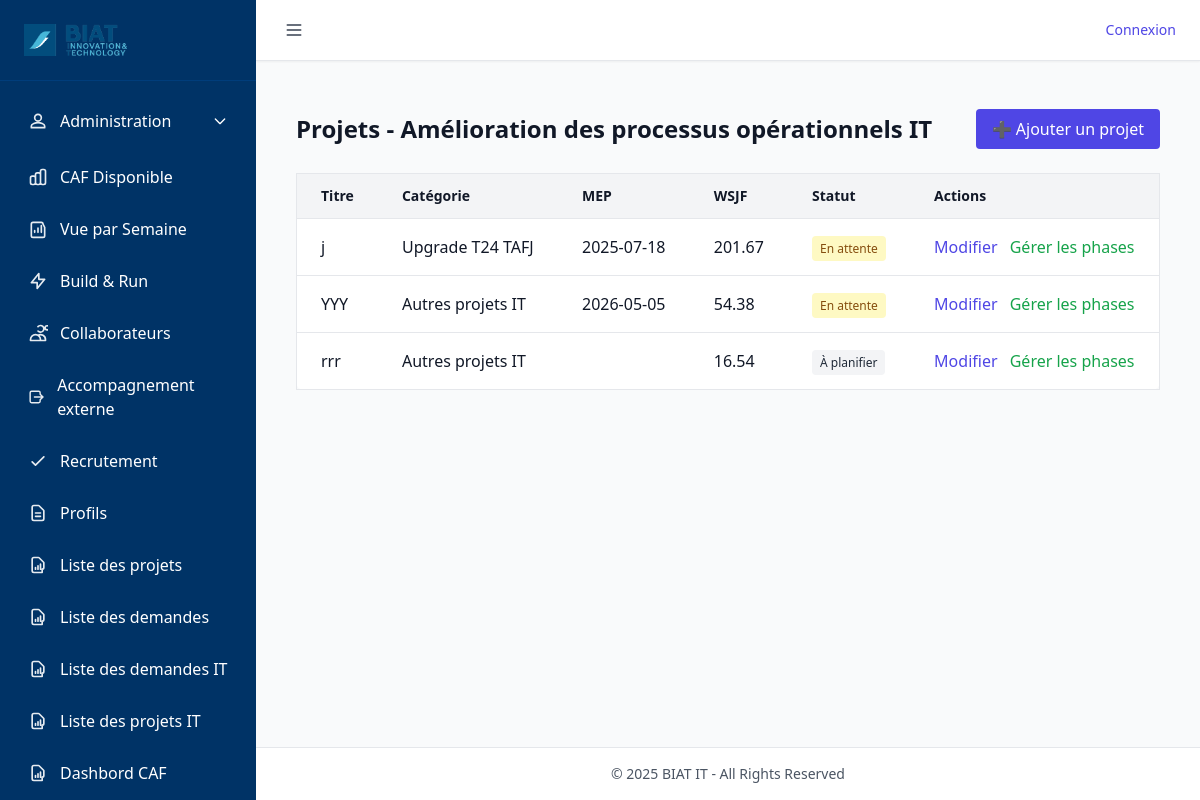
The page /programmes/2/projets on the database its author committed.
### tables this page shows
CREATE TABLE programmes (
        id INTEGER PRIMARY KEY AUTOINCREMENT,
        nom TEXT UNIQUE NOT NULL
    , coeff_phase1 REAL DEFAULT 0, coeff_phase2 REAL DEFAULT 0, coeff_phase3 REAL DEFAULT 0, coeff_phase4 REAL DEFAULT 0, coeff_phase5 REAL DEFAULT 0, coeff_phase6 REAL DEFAULT 0, coeff_phase7 REAL DEFAULT 0, coeff_phase8 REAL DEFAULT 0);

CREATE TABLE "projets" (
	"id"	TEXT,
	"titre"	TEXT,
	"description"	TEXT,
	"release_id"	INTEGER,
	"type"	TEXT,
	"alignement_strategic"	TEXT,
	"impact_pnb"	TEXT,
	"impact_satisfaction"	TEXT,
	"date_mep"	DATE,
	"conquerir_client"	TEXT,
	"maitrise_couts"	TEXT,
	"attenuation_menaces"	TEXT,
	"creation_opportunites"	TEXT,
	"conditions_techniques"	TEXT,
	"deadline_reglementaire"	TEXT,
	"pression_concurrence"	TEXT,
	"echeances_strategiques"	TEXT,
	"urgence_obsolescence"	TEXT,
	"dependances_projets"	TEXT,
	"q1"	TEXT,
	"q2"	TEXT,
	"q3"	TEXT,
	"q4"	TEXT,
	"q5"	TEXT,
	"q6"	TEXT,
	"q7"	TEXT,
	"q8"	TEXT,
	"q9"	TEXT,
	"q10"	TEXT,
	"score_wsjf"	INTEGER,
	"statut"	TEXT DEFAULT 'En attente',
	"created_at"	DATETIME DEFAULT CURRENT_TIMESTAMP,
	"categorie_id"	INTEGER,
	"duree_estimee_jh"	REAL DEFAULT 0,
	"complexite"	TEXT DEFAULT 'Faible',
	"collaborateur_matricule"	TEXT,
	"profil_id"	INTEGER,
	"charge_estimee_jh"	REAL DEFAULT 0,
	"flag_extension"	TEXT,
	"date_debut_phase1"	DATE,
	"date_fin_phase1"	DATE,
	"date_debut_phase2"	DATE,
	"date_fin_phase2"	DATE,
	"date_debut_phase3"	DATE,
	"date_fin_phase3"	DATE,
	"date_debut_phase4"	DATE,
	"date_fin_phase4"	DATE,
	"date_debut_phase5"	DATE,
	"date_fin_phase5"	DATE,
	"date_debut_phase6"	DATE,
	"date_fin_phase6"	DATE,
	"date_debut_phase7"	DATE,
	"date_fin_phase7"	DATE,
	"date_debut_phase8"	DATE,
	"date_fin_phase8"	DATE,
	"retenu"	INTEGER DEFAULT 0, programme_id INTEGER REFERENCES programmes(id),
	PRIMARY KEY("id"),
	FOREIGN KEY("collaborateur_matricule") REFERENCES "tmp_collaborateurs"("matricule"),
	FOREIGN KEY("profil_id") REFERENCES "profils"("id")
);

CREATE TABLE categorie (
    id INTEGER PRIMARY KEY AUTOINCREMENT,
    nom TEXT UNIQUE NOT NULL
, idate DATETIME, iuser INTEGER, uuser INTEGER, udate DATETIME);

### routes/programmes_routes.py (the view)
@programmes_bp.route('/<int:id>/projets')
def gerer_projets(id):  # ✅ Renommé ici
    programme = query_db("SELECT * FROM programmes WHERE id = ?", [id], one=True)
    if not programme:
        flash("❌ Programme introuvable", "danger")
        return redirect(url_for('priorites'))
    projets = query_db("""
        SELECT p.id, p.titre, p.description, p.date_mep, p.statut, p.score_wsjf, c.nom AS categorie_nom
        FROM projets p
        LEFT JOIN categorie c ON p.categorie_id = c.id
        WHERE p.programme_id = ?
        ORDER BY p.score_wsjf DESC
    """, [id])
    return render_template(
        'programmes/gerer_projets.html',
        programme=programme,
        projets=projets
    )

### utils/db_utils.py (called while the page is built)
def get_connection():
    conn = sqlite3.connect(
        DB_PATH,
        timeout=60,               # ⏱️ Patiente jusqu'à 60s avant "database is locked"
        check_same_thread=False
    )
    conn.row_factory = sqlite3.Row
    conn.execute("PRAGMA journal_mode=WAL;")      # Autorise les écritures concurrentes
    conn.execute("PRAGMA synchronous=NORMAL;")    # Bon compromis vitesse/sécurité
    conn.execute("PRAGMA foreign_keys = ON;")     # Active les clés étrangères
    conn.execute("PRAGMA busy_timeout = 60000;")  # Attend 60s avant d'abandonner une écriture
    return conn

def query_db(query, args=(), one=False, retries=3, delay=1):
    for attempt in range(retries):
        try:
            conn = get_connection()
            cur = conn.execute(query, args)
            rows = cur.fetchall()
            cur.close()
            conn.close()
            return (rows[0] if rows else None) if one else rows
        except sqlite3.OperationalError as e:
            if "locked" in str(e).lower() and attempt < retries - 1:
                time.sleep(delay)
                continue
            raise

### templates/programmes/gerer_projets.html (shortened to what this page needs)
{% extends "base.html" %}
{% block content %}
<div class="max-w-7xl mx-auto px-4 py-6">
    <div class="flex justify-between items-center mb-6">
        <h1 class="text-2xl font-bold">Projets - {{ programme.nom }}</h1>
        <a href="{{ url_for('programmes.ajouter_projet', programme_id=programme.id) }}"
           class="bg-indigo-600 hover:bg-indigo-700 text-white px-4 py-2 rounded">
            ➕ Ajouter un projet
        </a>
    </div>
    {% if projets %}
        <div class="overflow-x-auto">
            <table class="min-w-full bg-white border rounded-lg divide-y divide-gray-200">
                <thead class="bg-gray-100">
                    <tr>
                        <th class="px-6 py-3 text-left text-sm font-semibold">Titre</th>
                        <th class="px-6 py-3 text-left text-sm font-semibold">Catégorie</th>
                        <th class="px-6 py-3 text-left text-sm font-semibold">MEP</th>
                        <th class="px-6 py-3 text-left text-sm font-semibold">WSJF</th>
                        <th class="px-6 py-3 text-left text-sm font-semibold">Statut</th>
                        <th class="px-6 py-3 text-left text-sm font-semibold">Actions</th>
                    </tr>
                </thead>
                <tbody class="divide-y divide-gray-200">
                    {% for p in projets %}
                        <tr class="hover:bg-gray-50">
                            <td class="px-6 py-4 font-medium">{{ p.titre }}</td>
                            <td class="px-6 py-4">{{ p.categorie_nom or 'Non définie' }}</td>
                            <td class="px-6 py-4">{{ p.date_mep }}</td>
                            <td class="px-6 py-4">{{ "%.2f"|format(p.score_wsjf) }}</td>
                            <td class="px-6 py-4">
                                <span class="px-2 py-1 text-xs rounded
                                    {% if p.statut == 'En attente' %}bg-yellow-100 text-yellow-800
                                    {% elif p.statut == 'En cours' %}bg-blue-100 text-blue-800
                                    {% elif p.statut == 'Terminé' %}bg-green-100 text-green-800
                                    {% else %}bg-gray-100 text-gray-800{% endif %}">
                                    {{ p.statut }}
                                </span>
                            </td>
                            <td class="px-6 py-4 space-x-2">
                                <a href="{{ url_for('modifier_priorite', id=p.id) }}" class="text-indigo-600 hover:text-indigo-900">Modifier</a>
                                <a href="{{ url_for('programmes.gerer_phases_projet', programme_id=programme.id, projet_id=p.id) }}" class="text-green-600 hover:text-green-900">Gérer les phases</a>
                            </td>
                        </tr>
                    {% endfor %}
                </tbody>
            </table>
        </div>
    {% else %}
        <div class="text-center py-10 text-gray-500">
            Aucun projet pour ce programme.
        </div>
    {% endif %}
</div>
{% endblock %}

### static/css/styles.css (style rules this page uses)
body { background-color: #f8f9fa; }

### rows shown on the page
programmes: nom "Amélioration des processus opérationnels IT"
projets: titre "j", nom "Upgrade T24 TAFJ", date_mep "2025-07-18", score_wsjf "201.67", statut "En attente"
projets: titre "YYY", nom "Autres projets IT", date_mep "2026-05-05", score_wsjf "54.38", statut "En attente"
projets: titre "rrr", nom "Autres projets IT", score_wsjf "16.54", statut "À planifier"
